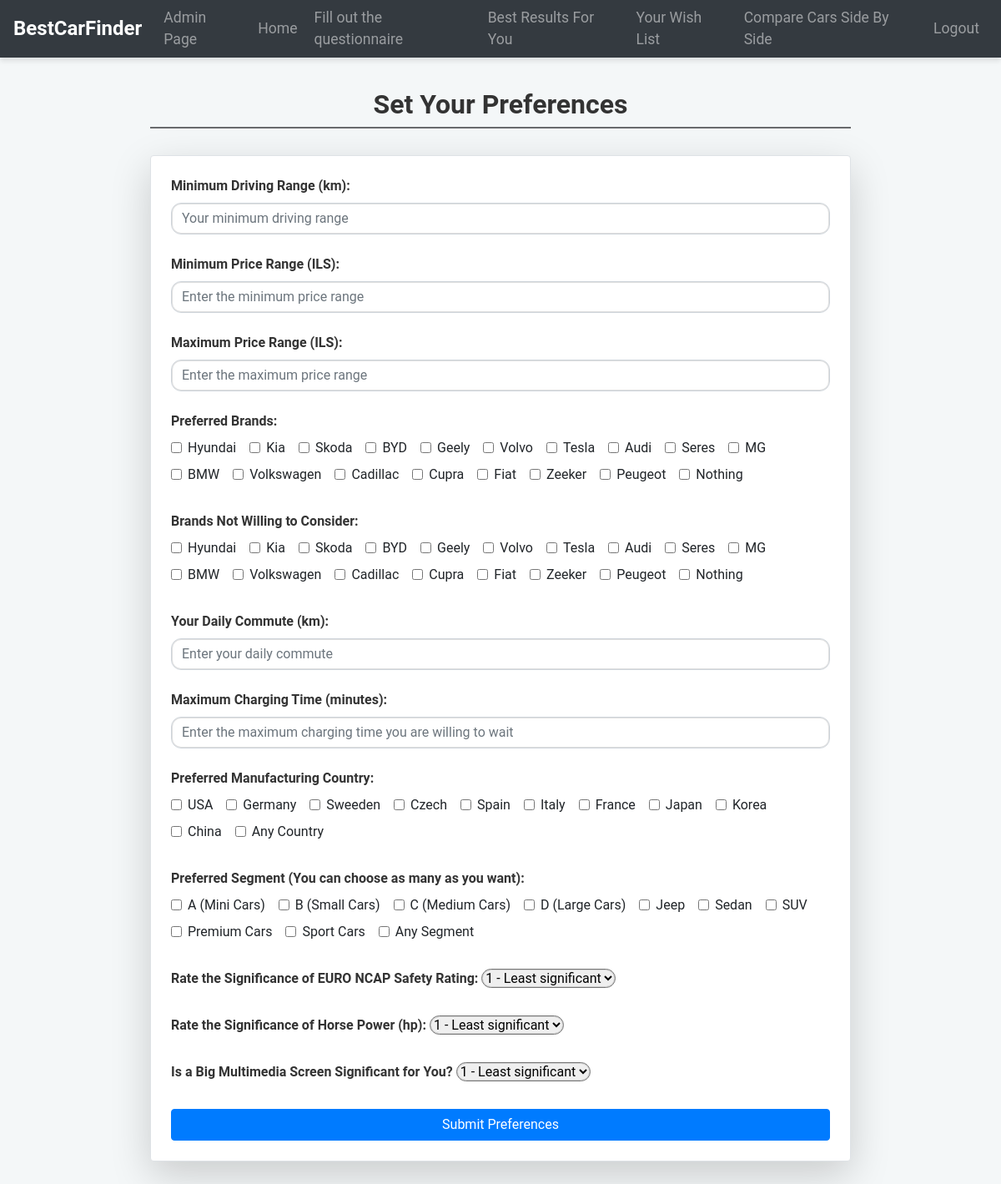
Page /preferences (signed in) on the committed database.
### website/models.py (models this page shows)
class CarBrand(db.Model):
    id = db.Column(db.Integer, primary_key=True)
    name = db.Column(db.String(100), unique=True)
    cars = db.relationship('Car', backref='brand', lazy=True)

### website/views.py (the view, shortened to what this page needs)
@views.route('/preferences', methods=['GET', 'POST'])
@login_required
def preferences():
    car_brands = CarBrand.query.all()
    return render_template("preferences.html", car_brands=car_brands,  user=current_user)

### website/templates/preferences.html (shortened to what this page needs)
{% extends "base.html" %}
{% block content %}
<div class="container mt-5">
    <h3 class="section-header text-center">Set Your Preferences</h3>
    <form id="preferencesForm" method="POST" class="p-4 border rounded shadow-lg bg-white">
        <div class="mb-4">
            <label for="minRange" class="form-label">Minimum Driving Range (km):</label>
            <input type="number" id="minRange" class="form-control" name="minRange"
                placeholder="Your minimum driving range" required>
        </div>
        <div class="mb-4">
            <label for="minPrice" class="form-label">Minimum Price Range (ILS):</label>
            <input type="number" id="minPrice" class="form-control" name="minPrice"
                placeholder="Enter the minimum price range" required>
        </div>
        <div class="mb-4">
            <label for="maxPrice" class="form-label">Maximum Price Range (ILS):</label>
            <input type="number" id="maxPrice" class="form-control" name="maxPrice"
                placeholder="Enter the maximum price range" required>
        </div>
        <div class="mb-4">
            <label class="form-label">Preferred Brands:</label>
            <div class="checkbox-group">
                {% for brand in car_brands %}
                <div class="form-check checkbox-inline">
                    <input type="checkbox" id="{{ brand.name }}" name="preferredBrands" value="{{ brand.name }}"
                        class="form-check-input">
                    <label for="{{ brand.name }}" class="form-check-label">{{ brand.name }}</label>
                </div>
                {% endfor %}
                <div class="form-check checkbox-inline">
                    <input type="checkbox" id="nothing" name="preferredBrands" value="nothing" class="form-check-input">
                    <label for="nothing" class="form-check-label">Nothing</label>
                </div>
            </div>
        </div>
        <div class="mb-4">
            <label class="form-label">Brands Not Willing to Consider:</label>
            <div class="checkbox-group">
                {% for brand in car_brands %}
                <div class="form-check checkbox-inline">
                    <input type="checkbox" id="{{ brand.name }}" name="no_way_brands" value="{{ brand.name }}"
                        class="form-check-input">
                    <label for="{{ brand.name }}" class="form-check-label">{{ brand.name }}</label>
                </div>
                {% endfor %}
                <div class="form-check checkbox-inline">
                    <input type="checkbox" id="nothing2" name="no_way_brands" value="nothing" class="form-check-input">
                    <label for="nothing2" class="form-check-label">Nothing</label>
                </div>
            </div>
        </div>
        <div class="mb-4">
            <label for="daily_commute" class="form-label">Your Daily Commute (km):</label>
            <input type="number" id="daily_commute" class="form-control" name="daily_commute"
                placeholder="Enter your daily commute" required>
        </div>
        <div class="mb-4">
            <label for="fastChargingMaxTime" class="form-label">Maximum Charging Time (minutes):</label>
            <input type="number" id="fastChargingMaxTime" class="form-control" name="fastChargingMaxTime"
                placeholder="Enter the maximum charging time you are willing to wait" required>
        </div>
        <div class="mb-4">
            <label class="form-label">Preferred Manufacturing Country:</label>
            <div class="checkbox-group">
                {% for country in ["USA", "Germany", "Sweeden", "Czech", "Spain", "Italy", "France", "Japan", "Korea", "China"] %}
                <div class="form-check checkbox-inline">
                    <input type="checkbox" id="{{ country }}" name="manufacturing_country" value="{{ country }}"
                        class="form-check-input">
                    <label for="{{ country }}" class="form-check-label">{{ country }}</label>
                </div>
                {% endfor %}
                <div class="form-check checkbox-inline">
                    <input type="checkbox" id="any_country" name="manufacturing_country" value="Any_Country"
                        class="form-check-input">
                    <label for="any_country" class="form-check-label">Any Country</label>
                </div>
            </div>
        </div>
        <div class="mb-4">
            <label class="form-label">Preferred Segment (You can choose as many as you want):</label>
            <div class="checkbox-group">
                {% for segment in ["A (Mini Cars)", "B (Small Cars)", "C (Medium Cars)", "D (Large Cars)", "Jeep",
                "Sedan", "SUV", "Premium Cars", "Sport Cars"] %}
                <div class="form-check checkbox-inline">
                    <input type="checkbox" id="{{ segment }}" name="car_segment" value="{{ segment }}"
                        class="form-check-input">
                    <label for="{{ segment }}" class="form-check-label">{{ segment }}</label>
                </div>
                {% endfor %}
                <div class="form-check checkbox-inline">
                    <input type="checkbox" id="any_segment" name="car_segment" value="Any_segment"
                        class="form-check-input">
                    <label for="any_segment" class="form-check-label">Any Segment</label>
                </div>
            </div>
        </div>
        <div class="mb-4">
            <label for="ncap_rating" class="form-label">Rate the Significance of EURO NCAP Safety Rating:</label>
            <select id="ncap_rating" name="ncap_rating" class="form-select" required>
                <option value="1">1 - Least significant</option>
            </select>
        </div>
        <div class="mb-4">
            <label for="horse_power_rating" class="form-label">Rate the Significance of Horse Power (hp):</label>
            <select id="horse_power_rating" name="horse_power_rating" class="form-select" required>
                <option value="1">1 - Least significant</option>
            </select>
        </div>
        <div class="mb-4">
            <label for="screen_size" class="form-label">Is a Big Multimedia Screen Significant for You?</label>
            <select id="screen_size" name="screen_size" class="form-select" required>
                <option value="1">1 - Least significant</option>
            </select>
        </div>
        <div class="text-center mt-4">
            <button type="submit" class="btn btn-primary w-100">Submit Preferences</button>
        </div>
    </form>
</div>
<br />
<br />
{% endblock %}

### website/templates/base.html (style rules this page uses)
body { font-family: 'Roboto', sans-serif; margin: 0; padding: 0; background-color: #f4f7f8; }

### website/templates/preferences.html (style rules this page uses)
.mt-5, .my-5 { margin-top: 2.3rem !important; }
.form-control, .form-select { border-radius: 0.75rem; box-shadow: inset 0 0 0 1px rgba(0, 0, 0, 0.125); transition: border-color 0.2s ease-in-out, box-shadow 0.2s ease-in-out; }
.btn-primary { background-color: #007bff; border-color: #007bff; transition: background-color 0.2s ease, border-color 0.2s ease; }
.form-check-label { margin-bottom: 0; }
.container { max-width: 900px; }
.form-label { font-weight: bold; color: #333; }
.border { border: 1px solid #dee2e6; }
.rounded { border-radius: 0.75rem; }
.shadow-lg { box-shadow: 0 0 0 0.2rem rgba(0, 0, 0, 0.2); }
.text-center { text-align: center; }
.w-100 { width: 100%; }
.section-header { font-size: 2rem; font-weight: 700; color: #333; border-bottom: 2px solid #686a6c; padding-bottom: 0.5rem; margin-bottom: 2rem; }
.form-check { margin-bottom: 0.5rem; }
.form-check-label { font-size: 1rem; }
.form-check-input { margin-right: 0.5rem; }
.checkbox-inline { display: inline-block; margin-right: 1rem; }
.checkbox-group { display: flex; flex-wrap: wrap; }

### rows in the picture
CarBrand: name "Hyundai"
CarBrand: name "Kia"
CarBrand: name "Skoda"
CarBrand: name "BYD"
CarBrand: name "Geely"
CarBrand: name "Volvo"
CarBrand: name "Tesla"
CarBrand: name "Audi"
CarBrand: name "Seres"
CarBrand: name "MG"
CarBrand: name "BMW"
CarBrand: name "Volkswagen"
CarBrand: name "Cadillac"
CarBrand: name "Cupra"
CarBrand: name "Fiat"
CarBrand: name "Zeeker"
CarBrand: name "Peugeot"

### other values in the picture
{{ country }} "USA" "Germany" "Sweeden" "Czech" "Spain" "Italy" "France" "Japan" "Korea" "China"
{{ segment }} "A (Mini Cars)" "B (Small Cars)" "C (Medium Cars)" "D (Large Cars)" "Jeep" "Sedan" "SUV" "Premium Cars" "Sport Cars"
